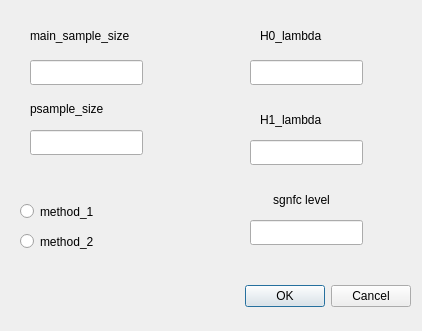
<?xml version="1.0" encoding="UTF-8"?>
<ui version="4.0">
 <class>SetPDistGenParamsDialog</class>
 <widget class="QDialog" name="SetPDistGenParamsDialog">
  <property name="geometry">
   <rect>
    <x>0</x>
    <y>0</y>
    <width>422</width>
    <height>331</height>
   </rect>
  </property>
  <property name="windowTitle">
   <string>Dialog</string>
  </property>
  <widget class="QDialogButtonBox" name="buttonBox">
   <property name="geometry">
    <rect>
     <x>70</x>
     <y>280</y>
     <width>341</width>
     <height>32</height>
    </rect>
   </property>
   <property name="orientation">
    <enum>Qt::Horizontal</enum>
   </property>
   <property name="standardButtons">
    <set>QDialogButtonBox::Cancel|QDialogButtonBox::Ok</set>
   </property>
  </widget>
  <widget class="QRadioButton" name="method_1_button">
   <property name="geometry">
    <rect>
     <x>20</x>
     <y>200</y>
     <width>112</width>
     <height>23</height>
    </rect>
   </property>
   <property name="text">
    <string>method_1</string>
   </property>
  </widget>
  <widget class="QRadioButton" name="method_2_button">
   <property name="geometry">
    <rect>
     <x>20</x>
     <y>230</y>
     <width>112</width>
     <height>23</height>
    </rect>
   </property>
   <property name="text">
    <string>method_2</string>
   </property>
  </widget>
  <widget class="QLineEdit" name="main_sample_size_lineEdit">
   <property name="geometry">
    <rect>
     <x>30</x>
     <y>60</y>
     <width>113</width>
     <height>25</height>
    </rect>
   </property>
  </widget>
  <widget class="QLineEdit" name="psample_size_lineEdit">
   <property name="geometry">
    <rect>
     <x>30</x>
     <y>130</y>
     <width>113</width>
     <height>25</height>
    </rect>
   </property>
  </widget>
  <widget class="QLineEdit" name="h0_lambda_lineEdit">
   <property name="geometry">
    <rect>
     <x>250</x>
     <y>60</y>
     <width>113</width>
     <height>25</height>
    </rect>
   </property>
  </widget>
  <widget class="QLineEdit" name="h1_lambda_lineEdit">
   <property name="geometry">
    <rect>
     <x>250</x>
     <y>140</y>
     <width>113</width>
     <height>25</height>
    </rect>
   </property>
  </widget>
  <widget class="QLabel" name="label">
   <property name="geometry">
    <rect>
     <x>30</x>
     <y>20</y>
     <width>131</width>
     <height>31</height>
    </rect>
   </property>
   <property name="text">
    <string>main_sample_size</string>
   </property>
  </widget>
  <widget class="QLabel" name="label_2">
   <property name="geometry">
    <rect>
     <x>30</x>
     <y>100</y>
     <width>111</width>
     <height>17</height>
    </rect>
   </property>
   <property name="text">
    <string>psample_size</string>
   </property>
  </widget>
  <widget class="QLabel" name="label_3">
   <property name="geometry">
    <rect>
     <x>260</x>
     <y>20</y>
     <width>111</width>
     <height>31</height>
    </rect>
   </property>
   <property name="text">
    <string>H0_lambda</string>
   </property>
  </widget>
  <widget class="QLabel" name="label_4">
   <property name="geometry">
    <rect>
     <x>260</x>
     <y>110</y>
     <width>91</width>
     <height>20</height>
    </rect>
   </property>
   <property name="text">
    <string>H1_lambda</string>
   </property>
  </widget>
  <widget class="QLineEdit" name="alpha_lineEdit">
   <property name="geometry">
    <rect>
     <x>250</x>
     <y>220</y>
     <width>113</width>
     <height>25</height>
    </rect>
   </property>
  </widget>
  <widget class="QLabel" name="label_5">
   <property name="geometry">
    <rect>
     <x>246</x>
     <y>190</y>
     <width>111</width>
     <height>20</height>
    </rect>
   </property>
   <property name="text">
    <string>sgnfc level</string>
   </property>
   <property name="alignment">
    <set>Qt::AlignCenter</set>
   </property>
  </widget>
 </widget>
 <resources/>
 <connections>
  <connection>
   <sender>buttonBox</sender>
   <signal>accepted()</signal>
   <receiver>SetPDistGenParamsDialog</receiver>
   <slot>accept()</slot>
   <hints>
    <hint type="sourcelabel">
     <x>248</x>
     <y>254</y>
    </hint>
    <hint type="destinationlabel">
     <x>157</x>
     <y>274</y>
    </hint>
   </hints>
  </connection>
  <connection>
   <sender>buttonBox</sender>
   <signal>rejected()</signal>
   <receiver>SetPDistGenParamsDialog</receiver>
   <slot>reject()</slot>
   <hints>
    <hint type="sourcelabel">
     <x>316</x>
     <y>260</y>
    </hint>
    <hint type="destinationlabel">
     <x>286</x>
     <y>274</y>
    </hint>
   </hints>
  </connection>
 </connections>
</ui>
